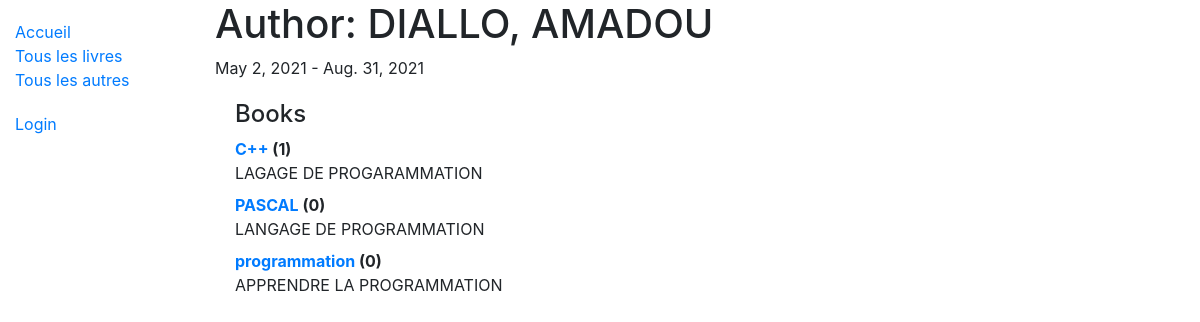
The app's page /catalog/author/1 with its own data.
### catalog/models.py (models this page shows, shortened)
class Author(models.Model):
    first_name = models.CharField(max_length=100)
    last_name = models.CharField(max_length=100)
    date_of_birth = models.DateField(null=True, blank=True)
    date_of_death = models.DateField('died', null=True, blank=True)
    class Meta:
        ordering = ['last_name', 'first_name']
    def __str__(self):
        return '{0}, {1}'.format(self.last_name, self.first_name)

class Book(models.Model):
    title = models.CharField(max_length=200)
    author = models.ForeignKey('Author', on_delete=models.SET_NULL, null=True)
    summary = models.TextField(max_length=1000, help_text="Enter a brief description of the book")
    isbn = models.CharField('ISBN', max_length=13,
                            unique=True,
                            help_text='13 Character <a href="https://www.isbn-international.org/content/what-isbn'
                                      '">ISBN number</a>')
    genre = models.ManyToManyField(Genre, help_text="Select a genre for this book")
    language = models.ForeignKey('Language', on_delete=models.SET_NULL, null=True)
    class Meta:
        ordering = ['title', 'author']
    def display_genre(self):
        """Creates a string for the Genre. This is required to display genre in Admin."""
        return ', '.join([genre.name for genre in self.genre.all()[:3]])
    display_genre.short_description = 'Genre'
    def __str__(self):
        return self.title

### catalog/views.py (the view)
class AuthorDetailView(generic.DetailView):
    model = Author

### catalog/templates/catalog/author_detail.html
{% extends "base_generic.html" %}
{% block content %}
<h1>Author: {{ author }} </h1>
<p>{{author.date_of_birth}} - {% if author.date_of_death %}{{author.date_of_death}}{% endif %}</p>
<div style="margin-left:20px;margin-top:20px">
<h4>Books</h4>
<dl>
{% for book in author.book_set.all %}
  <dt><a href="{% url 'book-detail' book.pk %}">{{book}}</a> ({{book.bookinstance_set.all.count}})</dt>
  <dd>{{book.summary}}</dd>
{% endfor %}
</dl>
</div>
{% endblock %}

### catalog/templates/base_generic.html (shortened to what this page needs)
<!DOCTYPE html>
<html lang="en">
<head>
  <link rel="stylesheet" href="https://cdn.jsdelivr.net/npm/bootstrap@4.5.3/dist/css/bootstrap.min.css">
  {% load static %}
  <link rel="stylesheet" href="{% static 'css/styles.css' %}">
</head>
<body>
<div class="container-fluid">
<div class="row">
  <div class="col-sm-2">
  {% block sidebar %}
  <ul class="sidebar-nav">
    <li><a href="{% url 'index' %}">Accueil</a></li>
    <li><a href="{% url 'books' %}">Tous les livres</a></li>
    <li><a href="{% url 'authors' %}">Tous les autres</a></li>
  </ul>
  <ul class="sidebar-nav">
   {% if user.is_authenticated %}
     <li>User: {{ user.get_username }}</li>
     <li><a href="{% url 'my-borrowed' %}">My Borrowed</a></li>
     <li><a href="{% url 'logout'%}?next={{request.path}}">Logout</a></li>
   {% else %}
     <li><a href="{% url 'login'%}?next={{request.path}}">Login</a></li>
   {% endif %}
  </ul>
{% endblock %}
  </div>
  <div class="col-sm-10 ">
  {% block content %}{% endblock %}
  </div>
</div>
</div>
</body>
</html>

### catalog/static/css/styles.css (style rules this page uses)
.sidebar-nav { margin-top: 20px; padding: 0; list-style: none; }

### records on screen
Author: last_name+first_name "DIALLO, AMADOU", date_of_birth "May 2, 2021", date_of_death "Aug. 31, 2021"
Book: title "C++", bookinstance_set.all.count "1", summary "LAGAGE DE PROGARAMMATION"
Book: title "PASCAL", bookinstance_set.all.count "0", summary "LANGAGE DE PROGRAMMATION"
Book: title "programmation", bookinstance_set.all.count "0", summary "APPRENDRE LA PROGRAMMATION"
